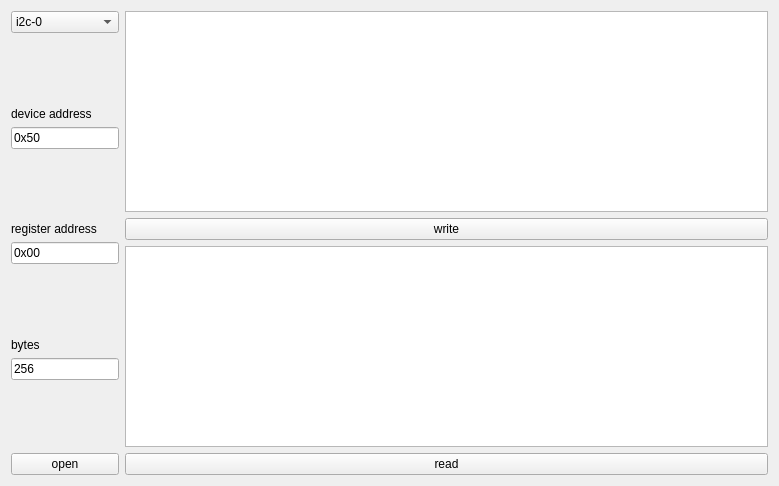
<?xml version="1.0" encoding="UTF-8"?>
<ui version="4.0">
 <class>Eeprom</class>
 <widget class="QWidget" name="Eeprom">
  <property name="geometry">
   <rect>
    <x>0</x>
    <y>0</y>
    <width>779</width>
    <height>486</height>
   </rect>
  </property>
  <property name="windowTitle">
   <string>MainWindow</string>
  </property>
  <layout class="QGridLayout" name="gridLayout_2">
   <item row="0" column="0">
    <layout class="QGridLayout" name="gridLayout">
     <item row="0" column="0">
      <layout class="QVBoxLayout" name="verticalLayout">
       <item>
        <widget class="QComboBox" name="comboBox_dev">
         <property name="sizePolicy">
          <sizepolicy hsizetype="Preferred" vsizetype="Fixed">
           <horstretch>0</horstretch>
           <verstretch>0</verstretch>
          </sizepolicy>
         </property>
         <item>
          <property name="text">
           <string>i2c-0</string>
          </property>
         </item>
         <item>
          <property name="text">
           <string>i2c-1</string>
          </property>
         </item>
         <item>
          <property name="text">
           <string>i2c-2</string>
          </property>
         </item>
         <item>
          <property name="text">
           <string>i2c-3</string>
          </property>
         </item>
        </widget>
       </item>
       <item>
        <spacer name="verticalSpacer_4">
         <property name="orientation">
          <enum>Qt::Vertical</enum>
         </property>
         <property name="sizeHint" stdset="0">
          <size>
           <width>20</width>
           <height>40</height>
          </size>
         </property>
        </spacer>
       </item>
       <item>
        <widget class="QLabel" name="label_2">
         <property name="text">
          <string>device address</string>
         </property>
        </widget>
       </item>
       <item>
        <widget class="QLineEdit" name="lineEdit_addr">
         <property name="sizePolicy">
          <sizepolicy hsizetype="Maximum" vsizetype="Fixed">
           <horstretch>0</horstretch>
           <verstretch>0</verstretch>
          </sizepolicy>
         </property>
         <property name="text">
          <string>0x50</string>
         </property>
        </widget>
       </item>
       <item>
        <spacer name="verticalSpacer">
         <property name="orientation">
          <enum>Qt::Vertical</enum>
         </property>
         <property name="sizeHint" stdset="0">
          <size>
           <width>20</width>
           <height>40</height>
          </size>
         </property>
        </spacer>
       </item>
       <item>
        <widget class="QLabel" name="label_3">
         <property name="text">
          <string>register address</string>
         </property>
        </widget>
       </item>
       <item>
        <widget class="QLineEdit" name="lineEdit_reg">
         <property name="sizePolicy">
          <sizepolicy hsizetype="Maximum" vsizetype="Fixed">
           <horstretch>0</horstretch>
           <verstretch>0</verstretch>
          </sizepolicy>
         </property>
         <property name="text">
          <string>0x00</string>
         </property>
        </widget>
       </item>
       <item>
        <spacer name="verticalSpacer_2">
         <property name="orientation">
          <enum>Qt::Vertical</enum>
         </property>
         <property name="sizeHint" stdset="0">
          <size>
           <width>20</width>
           <height>40</height>
          </size>
         </property>
        </spacer>
       </item>
       <item>
        <widget class="QLabel" name="label_4">
         <property name="text">
          <string>bytes</string>
         </property>
        </widget>
       </item>
       <item>
        <widget class="QLineEdit" name="lineEdit_len">
         <property name="sizePolicy">
          <sizepolicy hsizetype="Maximum" vsizetype="Fixed">
           <horstretch>0</horstretch>
           <verstretch>0</verstretch>
          </sizepolicy>
         </property>
         <property name="text">
          <string>256</string>
         </property>
        </widget>
       </item>
       <item>
        <spacer name="verticalSpacer_3">
         <property name="orientation">
          <enum>Qt::Vertical</enum>
         </property>
         <property name="sizeHint" stdset="0">
          <size>
           <width>20</width>
           <height>40</height>
          </size>
         </property>
        </spacer>
       </item>
       <item>
        <widget class="QPushButton" name="pushButton_open">
         <property name="sizePolicy">
          <sizepolicy hsizetype="Preferred" vsizetype="Fixed">
           <horstretch>0</horstretch>
           <verstretch>0</verstretch>
          </sizepolicy>
         </property>
         <property name="text">
          <string>open</string>
         </property>
        </widget>
       </item>
      </layout>
     </item>
     <item row="0" column="1">
      <layout class="QVBoxLayout" name="verticalLayout_2">
       <item>
        <widget class="QTextEdit" name="textEdit_write">
         <property name="html">
          <string>&lt;!DOCTYPE HTML PUBLIC &quot;-//W3C//DTD HTML 4.0//EN&quot; &quot;http://www.w3.org/TR/REC-html40/strict.dtd&quot;&gt;
&lt;html&gt;&lt;head&gt;&lt;meta name=&quot;qrichtext&quot; content=&quot;1&quot; /&gt;&lt;style type=&quot;text/css&quot;&gt;
p, li { white-space: pre-wrap; }
&lt;/style&gt;&lt;/head&gt;&lt;body style=&quot; font-family:'Ubuntu'; font-size:11pt; font-weight:400; font-style:normal;&quot;&gt;
&lt;p style=&quot;-qt-paragraph-type:empty; margin-top:0px; margin-bottom:0px; margin-left:0px; margin-right:0px; -qt-block-indent:0; text-indent:0px;&quot;&gt;&lt;br /&gt;&lt;/p&gt;&lt;/body&gt;&lt;/html&gt;</string>
         </property>
        </widget>
       </item>
       <item>
        <widget class="QPushButton" name="pushButton_write">
         <property name="text">
          <string>write</string>
         </property>
        </widget>
       </item>
       <item>
        <widget class="QTextEdit" name="textEdit_read"/>
       </item>
       <item>
        <widget class="QPushButton" name="pushButton_read">
         <property name="text">
          <string>read</string>
         </property>
        </widget>
       </item>
      </layout>
     </item>
    </layout>
   </item>
  </layout>
 </widget>
 <layoutdefault spacing="6" margin="11"/>
 <resources/>
 <connections/>
</ui>
